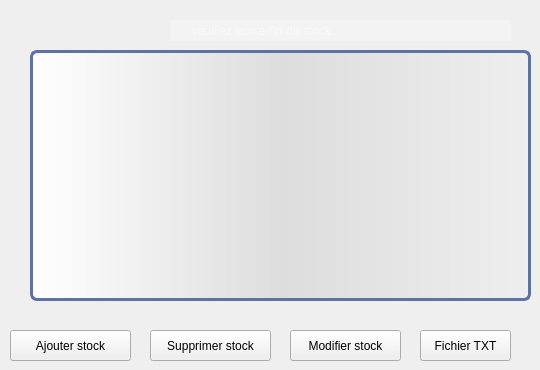
    <widget class="QWidget" name="page_14">
     <widget class="QLineEdit" name="rechercher_7">
      <property name="geometry">
       <rect>
        <x>170</x>
        <y>20</y>
        <width>341</width>
        <height>21</height>
       </rect>
      </property>
      <property name="styleSheet">
       <string notr="true">QLineEdit {
    background: #f3f3f3;
    background-image: url(:/img/search.png); /* actual size, e.g. 16x16 */
    background-repeat: no-repeat;
    background-position: left;
    color: white;
    font-family: SegoeUI;
    font-size: 12px;
  border-top: 3px transparent;
            border-bottom: 3px transparent;
            border-right: 10px transparent;
            border-left: 10px transparent;
    padding: 2 2 2 20; /* left padding (last number) must be more than the icon's width */
}</string>
      </property>
      <property name="cursorPosition">
       <number>0</number>
      </property>
      <property name="placeholderText">
       <string>veuillez ecrire l'id du stock...</string>
      </property>
     </widget>
     <widget class="QPushButton" name="supprimer_7">
      <property name="geometry">
       <rect>
        <x>150</x>
        <y>330</y>
        <width>121</width>
        <height>31</height>
       </rect>
      </property>
      <property name="text">
       <string>Supprimer stock</string>
      </property>
     </widget>
     <widget class="QPushButton" name="ajouter_7">
      <property name="geometry">
       <rect>
        <x>10</x>
        <y>330</y>
        <width>121</width>
        <height>31</height>
       </rect>
      </property>
      <property name="text">
       <string>Ajouter stock</string>
      </property>
     </widget>
     <widget class="QPushButton" name="modifier_7">
      <property name="geometry">
       <rect>
        <x>290</x>
        <y>330</y>
        <width>111</width>
        <height>31</height>
       </rect>
      </property>
      <property name="text">
       <string>Modifier stock</string>
      </property>
     </widget>
     <widget class="QTableView" name="tabstock">
      <property name="geometry">
       <rect>
        <x>30</x>
        <y>50</y>
        <width>501</width>
        <height>251</height>
       </rect>
      </property>
      <property name="styleSheet">
       <string notr="true">QTableView {border: 3px solid #5E749C;text-align: top;padding: 4px;border-radius: 7px;border-bottom-left-radius: 7px;background: QLinearGradient( x1: 0, y1: 0, x2: 1, y2: 0,stop: 0 #fff, stop: 1 #eee,stop: 0.5 #ddd,stop: 1 #eee );width: 15px;}
QTableView::item:focus{selection-background-color: yellow;}
QScrollBar:vertical{ width: 20px; background: none; /* only these sort effect about width ...*/}
QScrollBar::handle:vertical{ border: 3px solid #5E749C;text-align: top;padding: 4px;border-radius: 5px; border-bottom-left-radius: 5px;background: QLinearGradient( x1: 0, y1: 0, x2: 1, y2: 0,stop: 0 #fff, stop: 1 #eee,stop: 0.5 #ddd,stop: 1 #eee ); width: 25px; min-height: 20px; max-height: 25px; /*these sort no effect*/ }
QScrollBar::add-page:vertical {border: 3px solid red;text-align: top;padding: 4px;border-radius: 5px; border-bottom-left-radius: 5px;background:  red; /* adding width: xx px; sorting no effect .. why? */}
QScrollBar::sub-page:vertical {border: 3px solid green;text-align: top;padding: 4px;border-radius: 5px; border-bottom-left-radius: 5px;background:  green; /* adding width: xx px; sorting no effect .. why? */ }

</string>
      </property>
     </widget>
     <widget class="QPushButton" name="fichiertxt_stock">
      <property name="geometry">
       <rect>
        <x>420</x>
        <y>330</y>
        <width>91</width>
        <height>31</height>
       </rect>
      </property>
      <property name="text">
       <string>Fichier TXT</string>
      </property>
     </widget>
    </widget>
